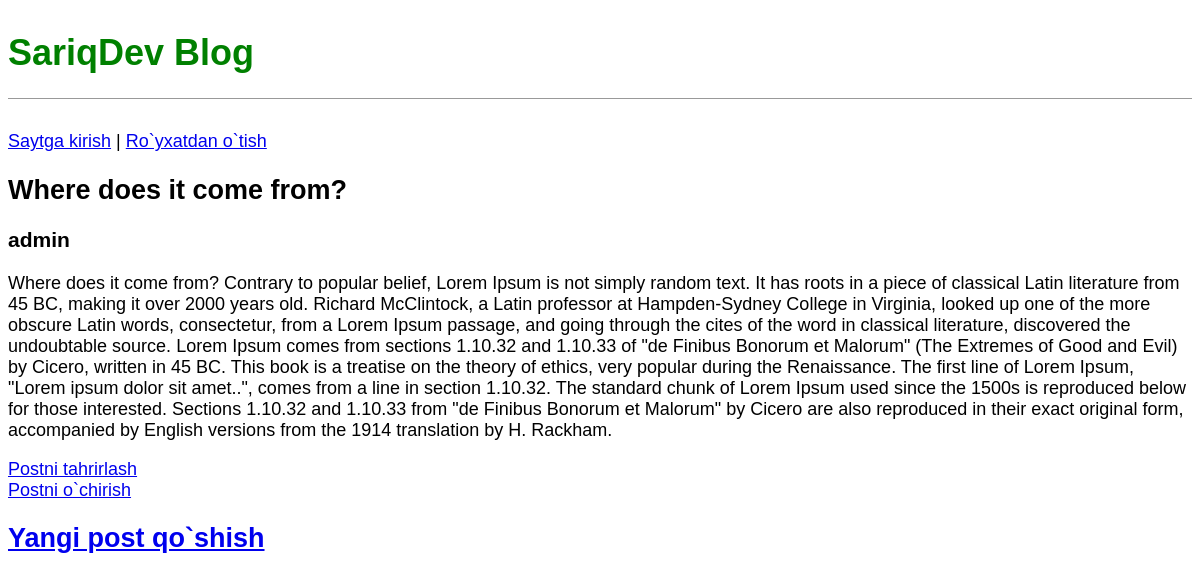
The app's page /post/2/ with its own data.
### blogapp/models.py (models this page shows, shortened)
class Post(models.Model):
    title = models.CharField(max_length=200)
    author = models.ForeignKey(
        'auth.User',
        on_delete=CASCADE
    )
    body = models.TextField()

### blogapp/views.py (the view)
# urls.py: path('post/<int:pk>/', BlogAppDetailView.as_view(), name="post_detail"),
class BlogAppDetailView(DetailView):
    model = Post
    template_name = "post_detail.html"

### templates/post_detail.html
{% extends 'base.html' %}
{% block content %}
<div class="post-entry">
    <h2>{{post.title}}</h2>
    <h3>{{post.author}}</h3>
    <p>{{post.body}}</p>
</div>
<a href="{% url 'post_edit' post.pk %}">Postni tahrirlash</a><br>
<a href="{% url 'post_delete' post.pk %}">Postni o`chirish</a>
{% endblock %}

### templates/base.html (shortened to what this page needs)
{% load static %}
<!DOCTYPE html>
<html lang="en">
<head>
    <link rel="stylesheet" href="{% static 'css/base.css' %}">
</head>
<body>
<header><h1><a href="{% url 'home' %}">SariqDev Blog</a></h1></header>
{% if user.is_authenticated %}
    <p>Saytga xush kelibsiz {{user.username}}</p>
    <p><a href="{% url 'logout' %}">Chiqib ketish</a></p>
{% else %}
<p>
    <a href="{% url 'login' %}">Saytga kirish</a> |
    <a href="{% url 'signup' %}">Ro`yxatdan o`tish</a>
</p>
{% endif %}
<div>
    {% block content %}
    {% endblock %}
</div>
<footer>
<h2><a href="{% url 'post_new' %}">Yangi post qo`shish</a></h2>
</footer>
</body>
</html>

### static/css/base.css (style rules this page uses)
header { border-bottom: 1px solid #999; margin-bottom: 2rem; display: flex; }
body { font-family: 'Noto Sans JP', sans-serif; font-size:18px; }
header h1 a { color:green; text-decoration:none; }

### records on screen
Post: title "Where does it come from?", author "admin", body "Where does it come from? Contrary to popular belief, Lorem Ipsum is not simply random text. It has roots in a piece of classical Latin literature from 45 BC, making it over 2000 years old. Richard McClintock, a Latin professor at Hampden-Sydney College in Virginia, looked up one of the more obscure Latin words, consectetur, from a Lorem Ipsum passage, and going through the cites of the word in classical literature, discovered the undoubtable source. Lorem Ipsum comes from sections 1.10.32 and 1.10.33 of \"de Finibus Bonorum et Malorum\" (The Extremes of Good and Evil) by Cicero, written in 45 BC. This book is a treatise on the theory of ethics, very popular during the Renaissance. The first…"
